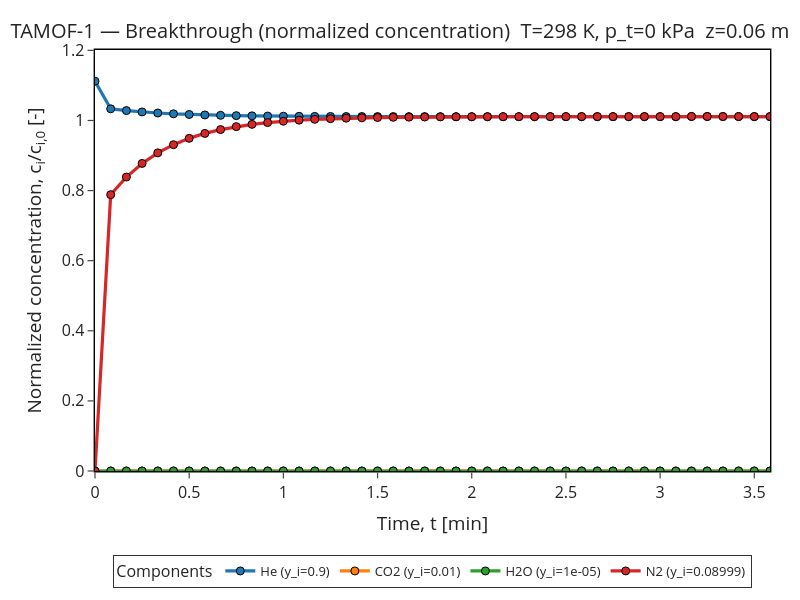

Notebook code for this chart:
### Markdown cell above
## Breakthrough curves

### Code cell
display(plotter.breakthrough(
    x_units='min',
    y_units='normalized_concentration',
    include_carrier_gas=False,
    show_markers=True,
))

### Figure 1 — Plotly figure (JSON) as saved in the notebook; plotly's stock layout.template omitted (floating-point values rounded to 4 significant figures)
{"data": [{"hovertemplate": "He (y_i=0.9)<br>Time, t [min]=%{x:.4g}<br>c<sub>i</sub>/c<sub>i,0</sub>=%{y:.4g}<extra></extra>", "line": {"width": 3.2}, "marker": {"line": {"color": "Black", "width": 1}, "size": 8, "symbol": "circle"}, "mode": "lines+markers", "name": "He (y_i=0.9)", "type": "scatter", "x": [0.0, 0.08333, 0.1667, 0.25, 0.3333, 0.4167, 0.5, 0.5833, 0.6667, 0.75, 0.8333, 0.9167, 1.0, 1.083, 1.167, 1.25, 1.333, 1.417, 1.5, 1.583, 1.667, 1.75, 1.833, 1.917, 2.0, 2.083, 2.167, 2.25, 2.333, 2.417, 2.5, 2.583, 2.667, 2.75, 2.833, 2.917, 3.0, 3.083, 3.167, 3.25, 3.333, 3.417, 3.5, 3.583], "y": [1.112, 1.033, 1.028, 1.024, 1.021, 1.019, 1.017, 1.016, 1.015, 1.014, 1.013, 1.013, 1.012, 1.012, 1.012, 1.011, 1.011, 1.011, 1.011, 1.011, 1.011, 1.011, 1.011, 1.011, 1.011, 1.011, 1.011, 1.011, 1.011, 1.011, 1.011, 1.011, 1.011, 1.011, 1.011, 1.011, 1.011, 1.011, 1.011, 1.011, 1.011, 1.011, 1.011, 1.011]}, {"hovertemplate": "CO2 (y_i=0.01)<br>Time, t [min]=%{x:.4g}<br>c<sub>i</sub>/c<sub>i,0</sub>=%{y:.4g}<extra></extra>", "line": {"width": 3.2}, "marker": {"line": {"color": "Black", "width": 1}, "size": 8, "symbol": "circle"}, "mode": "lines+markers", "name": "CO2 (y_i=0.01)", "type": "scatter", "x": [0.0, 0.08333, 0.1667, 0.25, 0.3333, 0.4167, 0.5, 0.5833, 0.6667, 0.75, 0.8333, 0.9167, 1.0, 1.083, 1.167, 1.25, 1.333, 1.417, 1.5, 1.583, 1.667, 1.75, 1.833, 1.917, 2.0, 2.083, 2.167, 2.25, 2.333, 2.417, 2.5, 2.583, 2.667, 2.75, 2.833, 2.917, 3.0, 3.083, 3.167, 3.25, 3.333, 3.417, 3.5, 3.583], "y": [0.0, 2.427e-23, 3.602e-20, 4.322e-20, 4.994e-20, 5.617e-20, 6.192e-20, 6.721e-20, 7.207e-20, 7.653e-20, 8.061e-20, 8.435e-20, 8.777e-20, 9.09e-20, 9.377e-20, 9.639e-20, 9.879e-20, 1.01e-19, 1.03e-19, 1.049e-19, 1.065e-19, 1.081e-19, 1.095e-19, 1.109e-19, 1.121e-19, 1.132e-19, 1.142e-19, 1.152e-19, 1.161e-19, 1.169e-19, 1.177e-19, 1.185e-19, 1.192e-19, 1.198e-19, 1.205e-19, 1.149e-19, 1.156e-19, 1.163e-19, 0.0, 0.0, 0.0, 0.0, 0.0, 0.0]}, {"hovertemplate": "H2O (y_i=1e-05)<br>Time, t [min]=%{x:.4g}<br>c<sub>i</sub>/c<sub>i,0</sub>=%{y:.4g}<extra></extra>", "line": {"width": 3.2}, "marker": {"line": {"color": "Black", "width": 1}, "size": 8, "symbol": "circle"}, "mode": "lines+markers", "name": "H2O (y_i=1e-05)", "type": "scatter", "x": [0.0, 0.08333, 0.1667, 0.25, 0.3333, 0.4167, 0.5, 0.5833, 0.6667, 0.75, 0.8333, 0.9167, 1.0, 1.083, 1.167, 1.25, 1.333, 1.417, 1.5, 1.583, 1.667, 1.75, 1.833, 1.917, 2.0, 2.083, 2.167, 2.25, 2.333, 2.417, 2.5, 2.583, 2.667, 2.75, 2.833, 2.917, 3.0, 3.083, 3.167, 3.25, 3.333, 3.417, 3.5, 3.583], "y": [0.0, 0.0, 0.0, 0.0, 0.0, 0.0, 0.0, 0.0, 0.0, 0.0, 0.0, 0.0, 0.0, 0.0, 0.0, 0.0, 0.0, 0.0, 0.0, 0.0, 0.0, 0.0, 0.0, 0.0, 0.0, 0.0, 0.0, 0.0, 0.0, 0.0, 0.0, 0.0, 0.0, 0.0, 0.0, 0.0, 0.0, 0.0, 0.0, 0.0, 0.0, 0.0, 0.0, 0.0]}, {"hovertemplate": "N2 (y_i=0.08999)<br>Time, t [min]=%{x:.4g}<br>c<sub>i</sub>/c<sub>i,0</sub>=%{y:.4g}<extra></extra>", "line": {"width": 3.2}, "marker": {"line": {"color": "Black", "width": 1}, "size": 8, "symbol": "circle"}, "mode": "lines+markers", "name": "N2 (y_i=0.08999)", "type": "scatter", "x": [0.0, 0.08333, 0.1667, 0.25, 0.3333, 0.4167, 0.5, 0.5833, 0.6667, 0.75, 0.8333, 0.9167, 1.0, 1.083, 1.167, 1.25, 1.333, 1.417, 1.5, 1.583, 1.667, 1.75, 1.833, 1.917, 2.0, 2.083, 2.167, 2.25, 2.333, 2.417, 2.5, 2.583, 2.667, 2.75, 2.833, 2.917, 3.0, 3.083, 3.167, 3.25, 3.333, 3.417, 3.5, 3.583], "y": [5.62e-119, 0.7883, 0.8385, 0.8774, 0.9076, 0.9309, 0.949, 0.9631, 0.9739, 0.9824, 0.9889, 0.9939, 0.9979, 1.001, 1.003, 1.005, 1.006, 1.008, 1.008, 1.009, 1.009, 1.01, 1.01, 1.01, 1.011, 1.011, 1.011, 1.011, 1.011, 1.011, 1.011, 1.011, 1.011, 1.011, 1.011, 1.011, 1.011, 1.011, 1.012, 1.011, 1.011, 1.011, 1.011, 1.011]}], "layout": {"font": {"size": 16}, "height": 600, "legend": {"bgcolor": "rgba(255,255,255,0.95)", "bordercolor": "black", "borderwidth": 0.8, "font": {"size": 13}, "orientation": "h", "title": {"text": "Components"}, "x": 0.5, "xanchor": "center", "y": -0.2, "yanchor": "top"}, "margin": {"b": 110, "l": 95, "r": 30, "t": 50}, "paper_bgcolor": "white", "plot_bgcolor": "white", "showlegend": true, "title": {"font": {"size": 20}, "text": "TAMOF-1 — Breakthrough (normalized concentration)  T=298 K, p_t=0 kPa  z=0.06 m", "x": 0.5, "xanchor": "center", "y": 0.96, "yanchor": "top"}, "width": 800, "xaxis": {"linecolor": "black", "linewidth": 1.4, "mirror": true, "range": [0, 3.583], "showgrid": false, "showline": true, "ticklen": 6, "ticks": "outside", "tickwidth": 1.2, "title": {"text": "Time, t [min]"}, "zeroline": false}, "yaxis": {"linecolor": "black", "linewidth": 1.4, "mirror": true, "range": [0, 1.201], "showgrid": false, "showline": true, "ticklen": 6, "ticks": "outside", "tickwidth": 1.2, "title": {"text": "Normalized concentration, c<sub>i</sub>/c<sub>i,0</sub> [-]"}, "zeroline": false}}}
